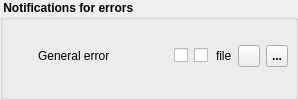
          <widget class="QGroupBox" name="mGrpStyle_5">
           <property name="font">
            <font>
             <weight>75</weight>
             <bold>true</bold>
            </font>
           </property>
           <property name="title">
            <string> Notifications for errors</string>
           </property>
           <layout class="QVBoxLayout" name="verticalLayout_17">
            <property name="leftMargin">
             <number>7</number>
            </property>
            <property name="topMargin">
             <number>3</number>
            </property>
            <property name="rightMargin">
             <number>7</number>
            </property>
            <property name="bottomMargin">
             <number>7</number>
            </property>
            <item>
             <layout class="QHBoxLayout" name="horizontalLayout_37">
              <item>
               <widget class="QLabel" name="label_18">
                <property name="minimumSize">
                 <size>
                  <width>22</width>
                  <height>22</height>
                 </size>
                </property>
                <property name="maximumSize">
                 <size>
                  <width>22</width>
                  <height>22</height>
                 </size>
                </property>
                <property name="text">
                 <string/>
                </property>
                <property name="pixmap">
                 <pixmap resource="../../resources/Icons.qrc">:/images/Info.png</pixmap>
                </property>
                <property name="scaledContents">
                 <bool>true</bool>
                </property>
               </widget>
              </item>
              <item>
               <widget class="QLabel" name="label_15">
                <property name="minimumSize">
                 <size>
                  <width>130</width>
                  <height>0</height>
                 </size>
                </property>
                <property name="maximumSize">
                 <size>
                  <width>130</width>
                  <height>16777215</height>
                 </size>
                </property>
                <property name="font">
                 <font>
                  <family>MS Shell Dlg 2</family>
                  <weight>50</weight>
                  <bold>false</bold>
                 </font>
                </property>
                <property name="text">
                 <string>General error</string>
                </property>
                <property name="alignment">
                 <set>Qt::AlignLeading|Qt::AlignLeft|Qt::AlignVCenter</set>
                </property>
               </widget>
              </item>
              <item>
               <widget class="QCheckBox" name="mCbNotifySystrayError">
                <property name="font">
                 <font>
                  <pointsize>9</pointsize>
                  <weight>50</weight>
                  <bold>false</bold>
                 </font>
                </property>
                <property name="toolTip">
                 <string>show message in systray</string>
                </property>
                <property name="text">
                 <string/>
                </property>
                <property name="icon">
                 <iconset resource="../../resources/Icons.qrc">
                  <normaloff>:/images/Message.png</normaloff>:/images/Message.png</iconset>
                </property>
               </widget>
              </item>
              <item>
               <widget class="QCheckBox" name="mCbNotifySoundError">
                <property name="font">
                 <font>
                  <pointsize>9</pointsize>
                  <weight>50</weight>
                  <bold>false</bold>
                 </font>
                </property>
                <property name="toolTip">
                 <string>play sound</string>
                </property>
                <property name="text">
                 <string/>
                </property>
                <property name="icon">
                 <iconset resource="../../resources/Icons.qrc">
                  <normaloff>:/images/SpeakerLoud.png</normaloff>:/images/SpeakerLoud.png</iconset>
                </property>
               </widget>
              </item>
              <item>
               <spacer name="horizontalSpacer_39">
                <property name="orientation">
                 <enum>Qt::Horizontal</enum>
                </property>
                <property name="sizeType">
                 <enum>QSizePolicy::MinimumExpanding</enum>
                </property>
                <property name="sizeHint" stdset="0">
                 <size>
                  <width>2</width>
                  <height>20</height>
                 </size>
                </property>
               </spacer>
              </item>
              <item>
               <widget class="QLabel" name="mLbNotifySoundErrorFile">
                <property name="font">
                 <font>
                  <family>MS Shell Dlg 2</family>
                  <weight>50</weight>
                  <bold>false</bold>
                 </font>
                </property>
                <property name="text">
                 <string>file</string>
                </property>
               </widget>
              </item>
              <item>
               <widget class="QPushButton" name="mPbNotifySoundErrorFile">
                <property name="minimumSize">
                 <size>
                  <width>22</width>
                  <height>22</height>
                 </size>
                </property>
                <property name="maximumSize">
                 <size>
                  <width>22</width>
                  <height>22</height>
                 </size>
                </property>
                <property name="toolTip">
                 <string>select sound file to play</string>
                </property>
                <property name="text">
                 <string/>
                </property>
                <property name="icon">
                 <iconset resource="../../resources/Icons.qrc">
                  <normaloff>:/images/BoxOpen.png</normaloff>:/images/BoxOpen.png</iconset>
                </property>
                <property name="iconSize">
                 <size>
                  <width>22</width>
                  <height>22</height>
                 </size>
                </property>
               </widget>
              </item>
              <item>
               <widget class="QToolButton" name="mTbPlaySoundErrorFile">
                <property name="minimumSize">
                 <size>
                  <width>22</width>
                  <height>22</height>
                 </size>
                </property>
                <property name="maximumSize">
                 <size>
                  <width>22</width>
                  <height>22</height>
                 </size>
                </property>
                <property name="toolTip">
                 <string>play selected sound file</string>
                </property>
                <property name="text">
                 <string>...</string>
                </property>
                <property name="icon">
                 <iconset resource="../../resources/Icons.qrc">
                  <normaloff>:/images/Audio - Play.png</normaloff>:/images/Audio - Play.png</iconset>
                </property>
                <property name="iconSize">
                 <size>
                  <width>22</width>
                  <height>22</height>
                 </size>
                </property>
               </widget>
              </item>
             </layout>
            </item>
           </layout>
          </widget>
